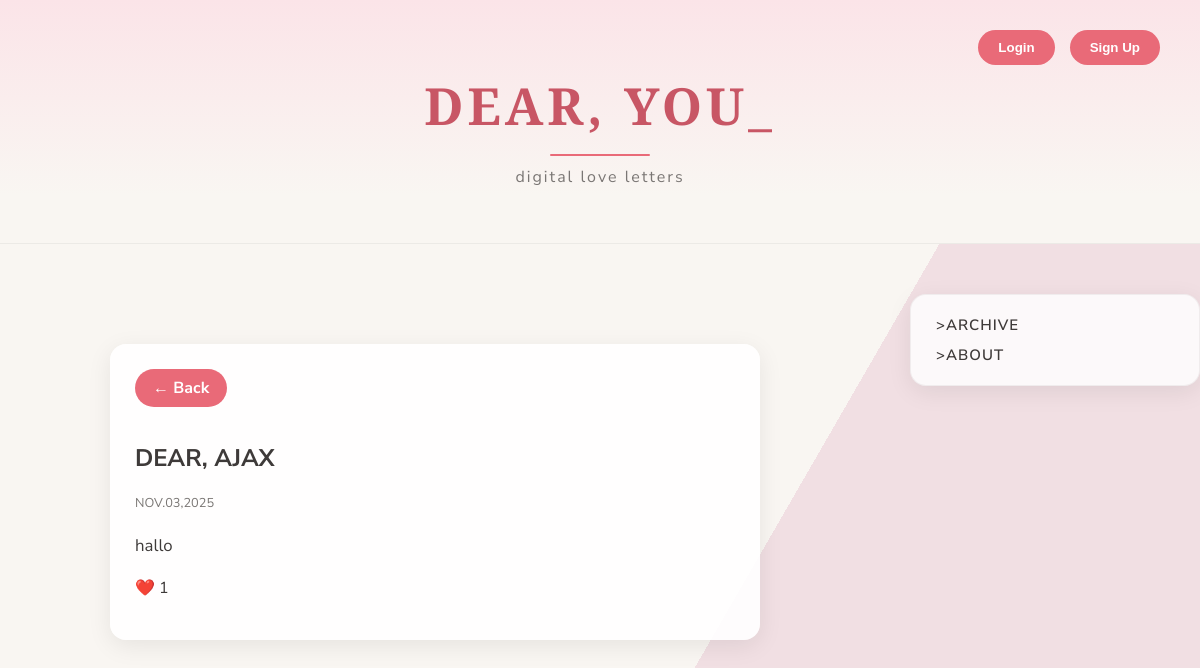
Page /letteroutarcive/10 on the earlier database version.
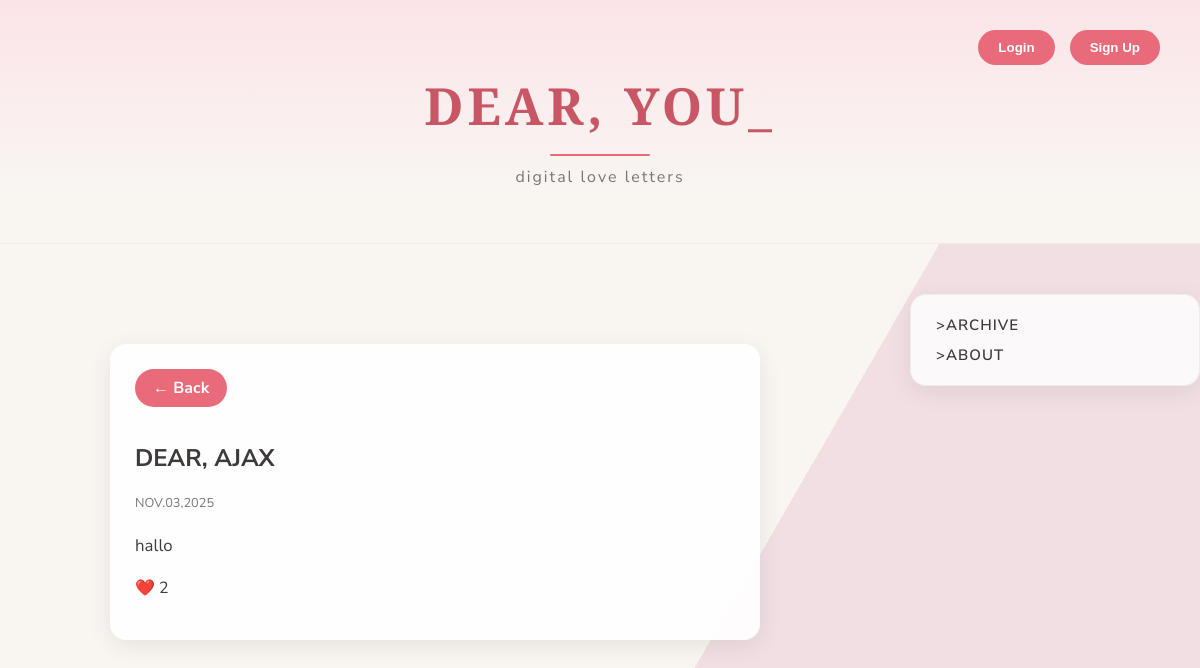
Same page on the later database version.
### app.py (models this page shows)
class Letter(db.Model):
    id = db.Column(db.Integer, primary_key=True)
    recipient = db.Column(db.String(200), nullable=False)
    message = db.Column(db.Text, nullable=False)
    created = db.Column(db.DateTime, default=datetime.utcnow)
    hearts = db.Column(db.Integer, default=0)
    user_id = db.Column(db.Integer, db.ForeignKey('user.id'))

### app.py (the view)
@app.route('/letteroutarcive/<int:letter_id>')
def display_letter_out_archive(letter_id):
    letter = Letter.query.get_or_404(letter_id)
    return render_template('displayout_archive.html', letter=letter)

### templates/displayout_archive.html (shortened to what this page needs)
<!DOCTYPE html>
<html lang="en">
<head>
<link rel="stylesheet" href="{{ url_for('static', filename='style.css') }}">
</head>
<body>
<header>
    <h1>DEAR, YOU_</h1>
    <div class="line"></div>
    <p class="subtext">digital love letters</p>
    <div class="auth-buttons">
        <button onclick="openModal('login')">Login</button>
        <button onclick="openModal('signup')">Sign Up</button>
    </div>
</header>
<div class="main-container">
    <div class="left-panel">
        <div class="letter-full">
            <a href="{{ url_for('archive_out') }}" class="back-btn">← Back</a>
            <h2>DEAR, {{ letter.recipient|upper }}</h2>
            <p class="letter-date">{{ letter.created.strftime('%b.%d,%Y')|upper }}</p>
            <p class="letter-message-full">{{ letter.message }}</p>
            <p>❤️ {{ letter.hearts }}</p>
        </div>
    </div>
    <div class="right-panel">
         <nav class="side-nav">
            <a href="{{ url_for('archive_out') }}">>ARCHIVE</a>
            <a href="{{ url_for('about_out') }}">>ABOUT</a>
        </nav>
    </div>
</div>
</body>
</html>

Differences in the rows shown:
changed Letter "AJAX": hearts "1" → "2"
